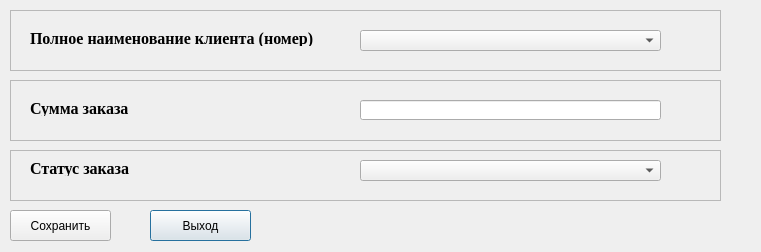
<?xml version="1.0" encoding="UTF-8"?>
<ui version="4.0">
 <class>DialogAddEditOrder</class>
 <widget class="QDialog" name="DialogAddEditOrder">
  <property name="geometry">
   <rect>
    <x>0</x>
    <y>0</y>
    <width>761</width>
    <height>252</height>
   </rect>
  </property>
  <property name="sizePolicy">
   <sizepolicy hsizetype="Fixed" vsizetype="Fixed">
    <horstretch>0</horstretch>
    <verstretch>0</verstretch>
   </sizepolicy>
  </property>
  <property name="maximumSize">
   <size>
    <width>761</width>
    <height>252</height>
   </size>
  </property>
  <property name="windowTitle">
   <string>Добавить/Убрать балласт</string>
  </property>
  <widget class="QPushButton" name="pushButtonExit">
   <property name="geometry">
    <rect>
     <x>150</x>
     <y>210</y>
     <width>101</width>
     <height>31</height>
    </rect>
   </property>
   <property name="text">
    <string>Выход</string>
   </property>
  </widget>
  <widget class="QFrame" name="frame_3">
   <property name="geometry">
    <rect>
     <x>10</x>
     <y>150</y>
     <width>711</width>
     <height>51</height>
    </rect>
   </property>
   <property name="frameShape">
    <enum>QFrame::StyledPanel</enum>
   </property>
   <property name="frameShadow">
    <enum>QFrame::Raised</enum>
   </property>
   <widget class="QLabel" name="labelOrderStatus">
    <property name="geometry">
     <rect>
      <x>20</x>
      <y>10</y>
      <width>161</width>
      <height>16</height>
     </rect>
    </property>
    <property name="font">
     <font>
      <family>Times New Roman</family>
      <pointsize>12</pointsize>
      <weight>75</weight>
      <bold>true</bold>
     </font>
    </property>
    <property name="text">
     <string>Статус заказа</string>
    </property>
   </widget>
   <widget class="QComboBox" name="comboBoxOrderStatus">
    <property name="geometry">
     <rect>
      <x>350</x>
      <y>10</y>
      <width>301</width>
      <height>21</height>
     </rect>
    </property>
   </widget>
  </widget>
  <widget class="QPushButton" name="pushButtonConfirmation">
   <property name="geometry">
    <rect>
     <x>10</x>
     <y>210</y>
     <width>101</width>
     <height>31</height>
    </rect>
   </property>
   <property name="text">
    <string>Сохранить</string>
   </property>
  </widget>
  <widget class="QFrame" name="frame_2">
   <property name="geometry">
    <rect>
     <x>10</x>
     <y>80</y>
     <width>711</width>
     <height>61</height>
    </rect>
   </property>
   <property name="frameShape">
    <enum>QFrame::StyledPanel</enum>
   </property>
   <property name="frameShadow">
    <enum>QFrame::Raised</enum>
   </property>
   <widget class="QLabel" name="labelOrderSumm">
    <property name="geometry">
     <rect>
      <x>20</x>
      <y>20</y>
      <width>161</width>
      <height>16</height>
     </rect>
    </property>
    <property name="font">
     <font>
      <family>Times New Roman</family>
      <pointsize>12</pointsize>
      <weight>75</weight>
      <bold>true</bold>
     </font>
    </property>
    <property name="text">
     <string>Сумма заказа</string>
    </property>
   </widget>
   <widget class="QLineEdit" name="lineEditOrderSumm">
    <property name="geometry">
     <rect>
      <x>350</x>
      <y>20</y>
      <width>301</width>
      <height>20</height>
     </rect>
    </property>
   </widget>
  </widget>
  <widget class="QFrame" name="frame">
   <property name="geometry">
    <rect>
     <x>10</x>
     <y>10</y>
     <width>711</width>
     <height>61</height>
    </rect>
   </property>
   <property name="frameShape">
    <enum>QFrame::StyledPanel</enum>
   </property>
   <property name="frameShadow">
    <enum>QFrame::Raised</enum>
   </property>
   <widget class="QLabel" name="labelUrName">
    <property name="geometry">
     <rect>
      <x>20</x>
      <y>20</y>
      <width>321</width>
      <height>16</height>
     </rect>
    </property>
    <property name="font">
     <font>
      <family>Times New Roman</family>
      <pointsize>12</pointsize>
      <weight>75</weight>
      <bold>true</bold>
     </font>
    </property>
    <property name="text">
     <string>Полное наименование клиента (номер)</string>
    </property>
   </widget>
   <widget class="QComboBox" name="comboBoxUrNameId">
    <property name="geometry">
     <rect>
      <x>350</x>
      <y>20</y>
      <width>301</width>
      <height>21</height>
     </rect>
    </property>
   </widget>
  </widget>
 </widget>
 <resources/>
 <connections/>
</ui>
